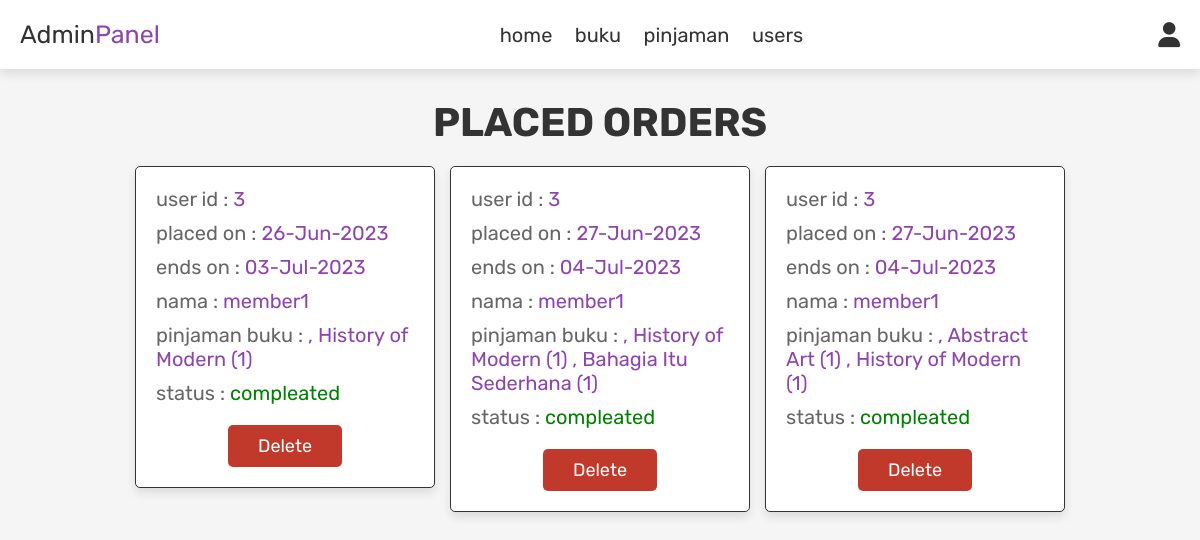
Screenshot of /admin_orders.php (signed in) with the database file from the repository.
### tables this page shows
CREATE TABLE `orders` (
  `id` int(100) NOT NULL,
  `user_id` int(100) NOT NULL,
  `name` varchar(100) NOT NULL,
  `number` varchar(12) DEFAULT NULL,
  `email` varchar(100) DEFAULT NULL,
  `method` varchar(50) DEFAULT NULL,
  `address` varchar(500) DEFAULT NULL,
  `total_products` varchar(1000) DEFAULT NULL,
  `total_price` int(100) DEFAULT NULL,
  `placed_on` varchar(50) NOT NULL,
  `payment_status` varchar(20) NOT NULL DEFAULT 'pending',
  `end_on` varchar(50) DEFAULT NULL
);

### admin_orders.php (the view, shortened to what this page needs)
<?php
include 'config.php';
?>
<!DOCTYPE html>
<html lang="en">
<head>
   <link rel="stylesheet" href="https://cdnjs.cloudflare.com/ajax/libs/font-awesome/6.0.0/css/all.min.css">
   <link rel="stylesheet" href="css/admin_style.css">
</head>
<body>
   <?php include 'admin_header.php'; ?>
   <section class="orders">
      <h1 class="title">placed orders</h1>
      <div class="box-container">
         <?php
         $select_orders = mysqli_query($conn, "SELECT * FROM `orders`") or die('query failed');
         if (mysqli_num_rows($select_orders) > 0) {
            while ($fetch_orders = mysqli_fetch_assoc($select_orders)) {
         ?>
               <div class="box">
                  <p> user id : <span><?php echo $fetch_orders['user_id']; ?></span> </p>
                  <p> placed on : <span><?php echo $fetch_orders['placed_on']; ?></span> </p>
                  <p> ends on : <span><?php echo $fetch_orders['end_on']; ?></span></p>
                  <p> nama : <span><?php echo $fetch_orders['name']; ?></span> </p>
                  <p> pinjaman buku : <span><?php echo $fetch_orders['total_products']; ?></span> </p>
                  <p> status : <span style="color:<?php if ($fetch_orders['payment_status'] == 'pending') {
                                                      echo 'red';
                                                   } else {
                                                      echo 'green';
                                                   } ?>;"><?php echo $fetch_orders['payment_status']; ?></span> </p>
                  <form action="" method="post">
                     <a href="admin_orders.php?delete=<?php echo $fetch_orders['id']; ?>" onclick="return confirm('delete this order?');" class="delete-btn">delete</a>
                  </form>
               </div>
         <?php
            }
         } else {
            echo '<p class="empty">belum ada peminjaman!</p>';
         }
         ?>
      </div>
   </section>
</body>
</html>

### css/admin_style.css (style rules this page uses)
:root { --purple:#8e44ad; --red:#c0392b; --orange:#f39c12; --black:#333; --white:#fff; --light-green:#a2d7e1; --light-color:#666; --light-white:#ccc; --light-bg:#f5f5f5; --border:.1rem solid var(--black); --box-shadow:0 .5rem 1rem rgba(0,0,0,.1); }
* { font-family: 'Rubik', sans-serif; margin:0; padding:0; box-sizing: border-box; outline: none; border:none; text-decoration: none; transition:all .2s linear; }
html { font-size: 62.5%; overflow-x: hidden; }
body { background-color: var(--light-bg); }
section { padding:3rem 2rem; }
.title { text-align: center; margin-bottom: 2rem; text-transform: uppercase; color:var(--black); font-size: 4rem; }
.btn, .option-btn, .delete-btn, .white-btn { display: inline-block; margin-top: 1rem; padding:1rem 3rem; cursor: pointer; color:var(--white); font-size: 1.8rem; border-radius: .5rem; text-transform: capitalize; }
.delete-btn { background-color: var(--red); }
.orders .box-container { display: grid; grid-template-columns: repeat(auto-fit, 30rem); justify-content: center; gap:1.5rem; max-width: 1200px; margin:0 auto; align-items: flex-start; }
.orders .box-container .box { background-color: var(--white); padding:2rem; border:var(--border); box-shadow: var(--box-shadow); border-radius: .5rem; }
.orders .box-container .box p { padding-bottom: 1rem; font-size: 2rem; color:var(--light-color); }
.orders .box-container .box p span { color:var(--purple); }
.orders .box-container .box form { text-align: center; }

### rows the page displays
orders: user "3", placed_on "26-Jun-2023", end_on "03-Jul-2023", name "member1", total_products ", History of Modern (1)", payment_status "compleated"
orders: user "3", placed_on "27-Jun-2023", end_on "04-Jul-2023", name "member1", total_products ", History of Modern (1) , Bahagia Itu Sederhana (1)", payment_status "compleated"
orders: user "3", placed_on "27-Jun-2023", end_on "04-Jul-2023", name "member1", total_products ", Abstract Art (1) , History of Modern (1)", payment_status "compleated"
